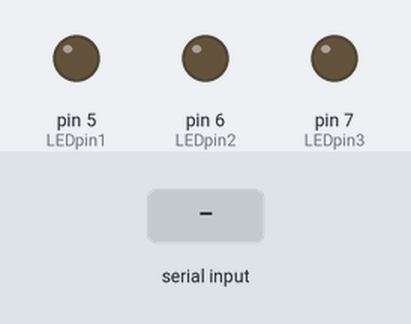
This sketch was run on a simulated Arduino Uno, built with avr-gcc and run on an emulated ATmega328P. On the bench: output pins drawn as LEDs (lit = HIGH). The inputs (shaded band) are chosen by the test bench.

Above: at 1.2 s.
1.3 s: "1" received over Serial
At 1.7 s:
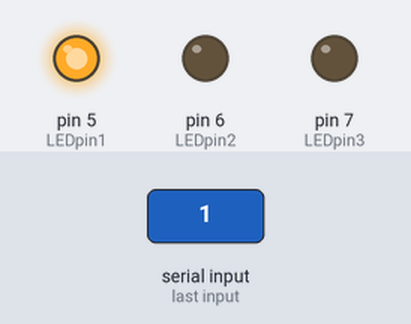
2.8 s: "3" received over Serial
At 4.0 s:
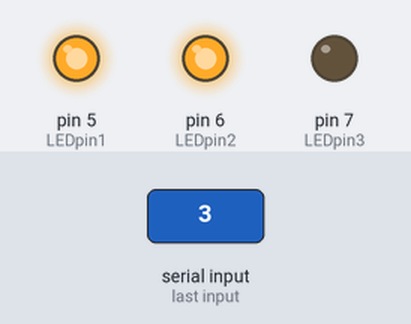
4.3 s: "2" received over Serial
At 5.2 s:
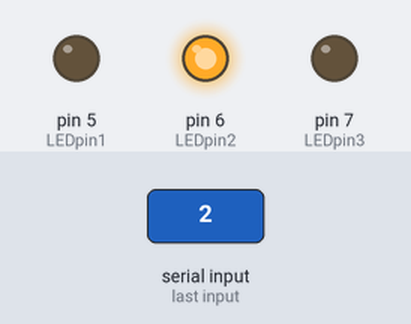
5.8 s: "5" received over Serial
At 6.3 s:
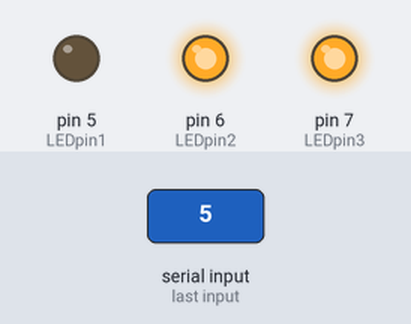
7.3 s: "4" received over Serial
At 8.5 s:
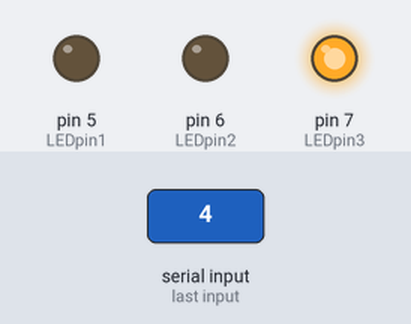
8.8 s: "6" received over Serial
At 9.8 s:
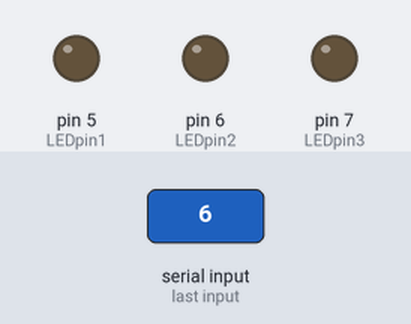
Timing chart, 0 to 11.3 s (numbered marks = the images above; inputs shaded):
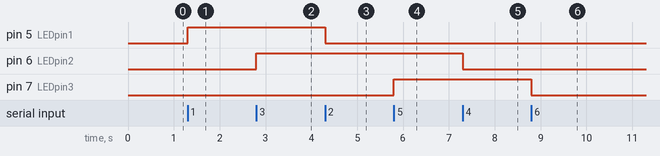

The sketch:

PythonArduinoLed.ino
```cpp
int LEDpin1 = 5;
int LEDpin2 = 6;
int LEDpin3 = 7;


void setup() {
  pinMode(LEDpin1, OUTPUT);
  pinMode(LEDpin2, OUTPUT);
  pinMode(LEDpin3, OUTPUT);
  Serial.begin(9600);
}

void loop() {
  if (Serial.available()){
    char serialListener =Serial.read();


    if (serialListener == '1'){
      digitalWrite(LEDpin1, HIGH);
    }
    else if (serialListener == '2'){
      digitalWrite(LEDpin1, LOW);

    }
    else if (serialListener == '3'){
      digitalWrite(LEDpin2, HIGH);

    }
    else if (serialListener == '4'){
      digitalWrite(LEDpin2, LOW);

    }
    else if (serialListener == '5'){
      digitalWrite(LEDpin3, HIGH);

    }
    else if (serialListener == '6'){
      digitalWrite(LEDpin3, LOW);

    }
    else{
      digitalWrite(LEDpin1, LOW);
      digitalWrite(LEDpin2, LOW);
      digitalWrite(LEDpin3, LOW);

    }
  }
}
```

Measured:
- after the input at 1.3 s, pin 5 (LEDpin1): LOW → HIGH at once
- after the input at 2.8 s, pin 6 (LEDpin2): LOW → HIGH at once
- after the input at 4.3 s, pin 5 (LEDpin1): HIGH → LOW at once
- after the input at 5.8 s, pin 7 (LEDpin3): LOW → HIGH at once
- after the input at 7.3 s, pin 6 (LEDpin2): HIGH → LOW at once
- after the input at 8.8 s, pin 7 (LEDpin3): HIGH → LOW at once
